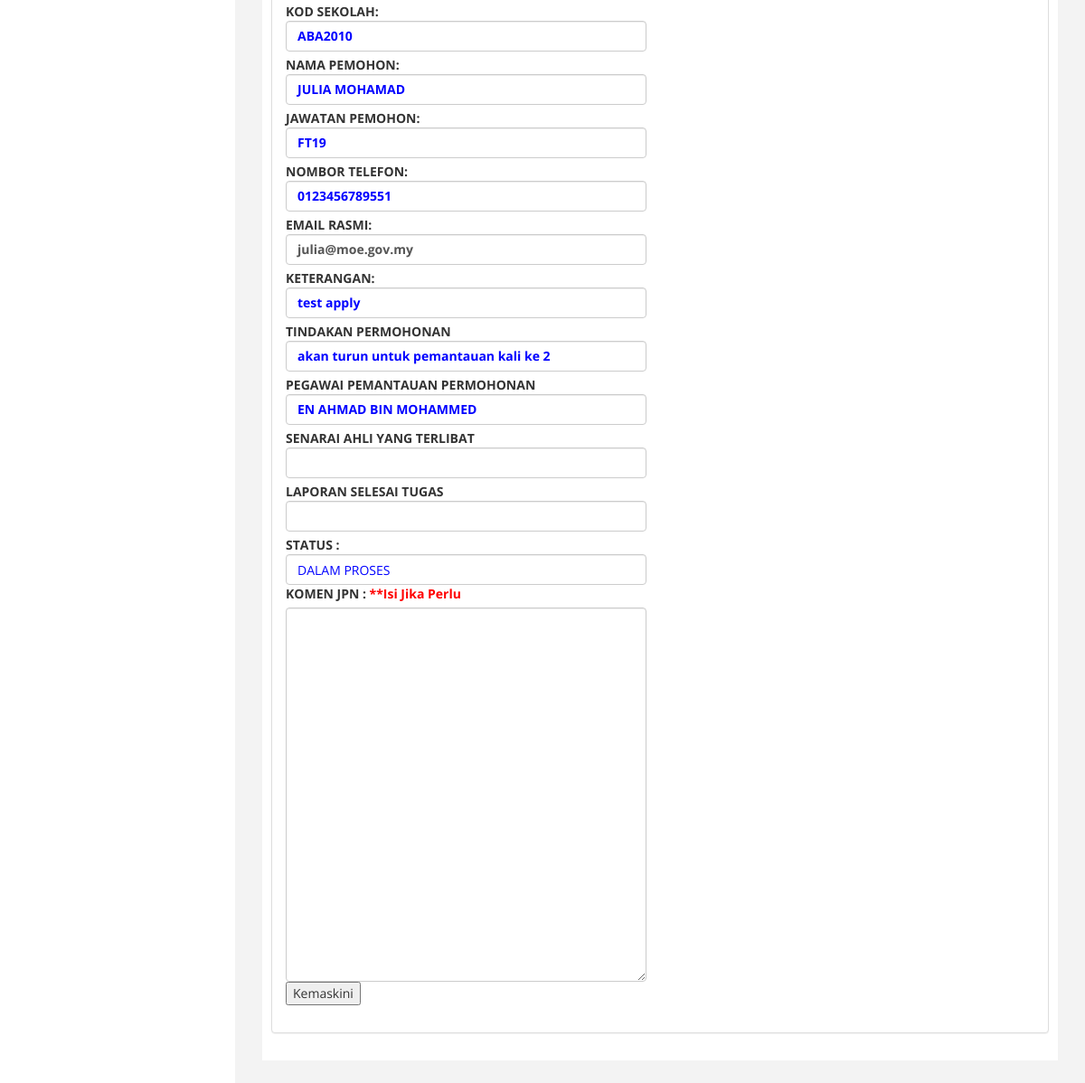
/jpn_status.php?no_tiket=62&sekolah=SMK BUKIT PASIR (lower part), run on an earlier commit of the app's database.
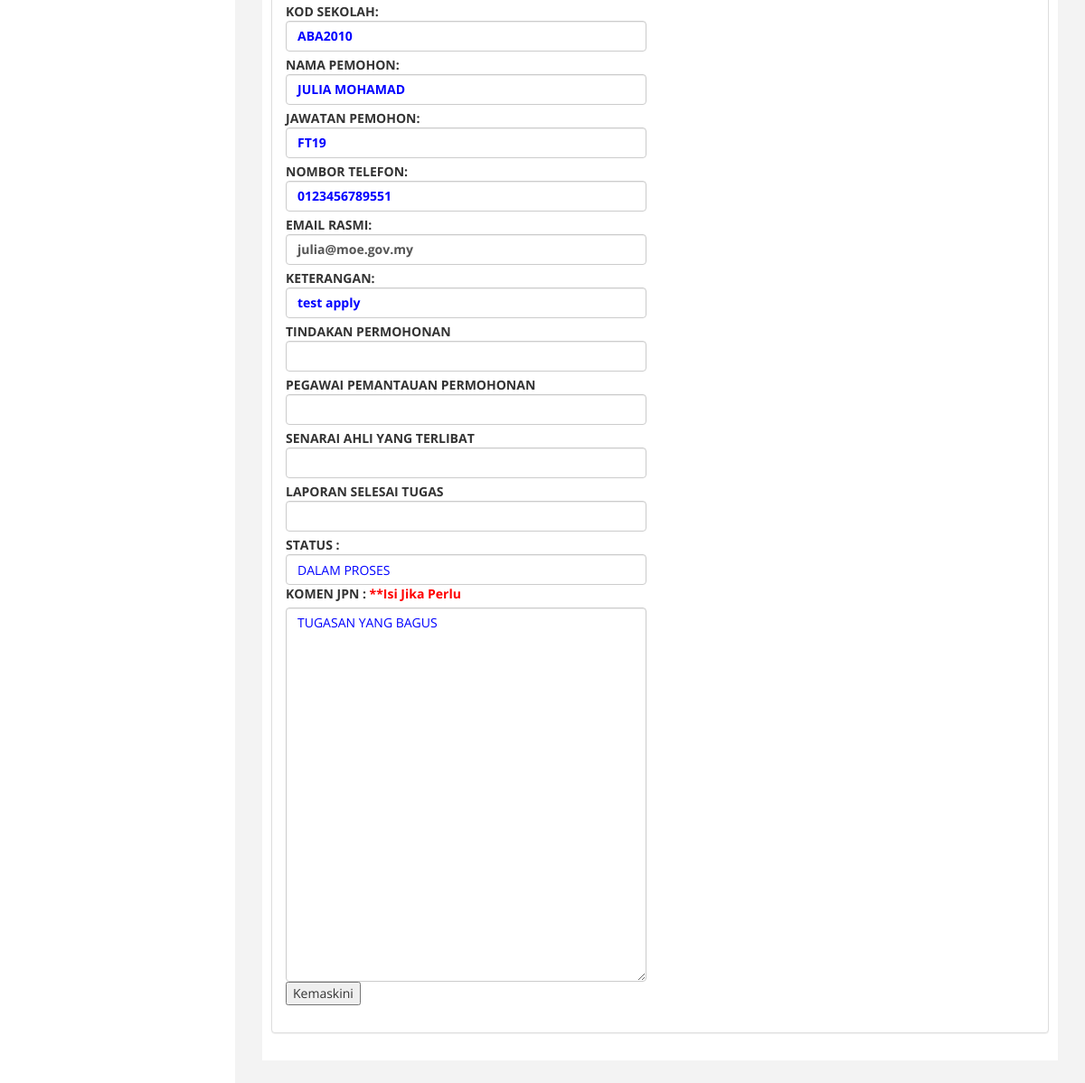
And on a later commit of the database.
### tables this page shows
CREATE TABLE `permohonan` (
  `id_mohon` int(255) NOT NULL,
  `tarikh` date NOT NULL,
  `no_tiket` varchar(100) NOT NULL,
  `ppd` enum('KINTA UTARA','KINTA SELATAN','BATANG PADANG','MANJUNG','KERIAN','KUALA KANGSAR','HILIR PERAK','LARUT MATANG @ SELAMA','HULU PERAK','PERAK TENGAH','BAGAN DATUK') NOT NULL,
  `sekolah` varchar(100) NOT NULL,
  `kod_sekolah` varchar(100) NOT NULL,
  `nama_pelapor` varchar(100) NOT NULL,
  `jawatan_pelapor` varchar(100) NOT NULL,
  `telefon_pelapor` varchar(100) NOT NULL,
  `email` varchar(200) NOT NULL,
  `keterangan` varchar(1000) NOT NULL,
  `status` enum('DALAM PROSES','DALAM PEMANTAUAN','SELESAI','') NOT NULL,
  `pegawai_pantau` varchar(255) NOT NULL,
  `kumpulan` varchar(100) NOT NULL,
  `laporan_pantau` varchar(1000) NOT NULL,
  `laporan_selesai` varchar(1000) NOT NULL,
  `komen_jpn` varchar(255) NOT NULL
);

### jpn_status.php (the view, shortened to what this page needs)
<?php include "include/dbconnect.php"; ?>
<!DOCTYPE html>
<html xmlns="http://www.w3.org/1999/xhtml">
<head>
<?php
  include 'include/header.php';
  $id_mohon = $_REQUEST['no_tiket'];
  $permohonan = mysqli_query($conn, "SELECT * FROM permohonan WHERE id_mohon=".$id_mohon);
  $row = mysqli_fetch_array($permohonan);
 ?>
  </head>
<body>
        <div id="page-wrapper" >
            <div id="page-inner">
                 <div class="panel panel-default">
                        <div class="panel-body">
                            <div class="row">
                                <div class="col-md-6">
     <form method="post" action="jpn_status.php" class="input_form">
     <div class="form-group">
        <strong>KOD SEKOLAH:</strong><label class="form-control" style="color:#00F"><?php echo $row['kod_sekolah'];?></label>
        <strong>NAMA PEMOHON:</strong><label class="form-control" style="color:#00F"><?php echo $row['nama_pelapor'];?></label>
        <strong>JAWATAN PEMOHON:</strong><label class="form-control" style="color:#00F"><?php echo $row['jawatan_pelapor'];?></label>
        <strong>NOMBOR TELEFON:</strong><label class="form-control" style="color:#00F"><?php echo $row['telefon_pelapor'];?></label>
         <strong>EMAIL RASMI:</strong><label class="form-control"><?php echo $row['email'];?></label>
        <strong>KETERANGAN:</strong>
        <label name="keterangan" class="form-control" style="color:#00F"><?php echo $row['keterangan'];?></label>
  <strong>TINDAKAN PERMOHONAN</strong>
  <label name="laporan_pantau" class="form-control" style="color:#00F"><?php echo $row['laporan_pantau'];?></label>
  <strong>PEGAWAI PEMANTAUAN PERMOHONAN</strong>
  <label name="pegawai_pantau" class="form-control" style="color:#00F"><?php echo $row['pegawai_pantau'];?></label>
        <strong>SENARAI AHLI YANG TERLIBAT </strong>
        <label name="kumpulan" class="form-control" style="color:#00F"><?php echo $row['kumpulan'];?></label>
        <strong>LAPORAN SELESAI TUGAS</strong>
        <label name="laporan_selesai" class="form-control" style="color:#00F"><?php echo $row['laporan_selesai'];?></label>
        <strong>STATUS : </strong>
        <input name="status" class="form-control" style="color:#00F" value="<?php echo $row['status'];?>">
        <strong>KOMEN JPN : </strong><label style="color:#F00">**Isi Jika Perlu</label>
        <textarea name="komen_jpn" rows="20" class="form-control" style="color:#00F"><?php echo $row['komen_jpn'];?></textarea>
        <button type="submit" name="submit" id="add_btn" class="add_btn" onclick="return confirm('Adakah Anda Pasti Untuk Kemaskini Permohonan?')">Kemaskini</button>
</form>

What changed in the data, as far as the page shows it:
changed permohonan "ABA2010": komen_jpn (not shown) → "TUGASAN YANG BAGUS"; laporan_pantau "akan turun untuk pemantauan kali ke 2" → (not shown); pegawai_pantau "EN AHMAD BIN MOHAMMED" → (not shown)
